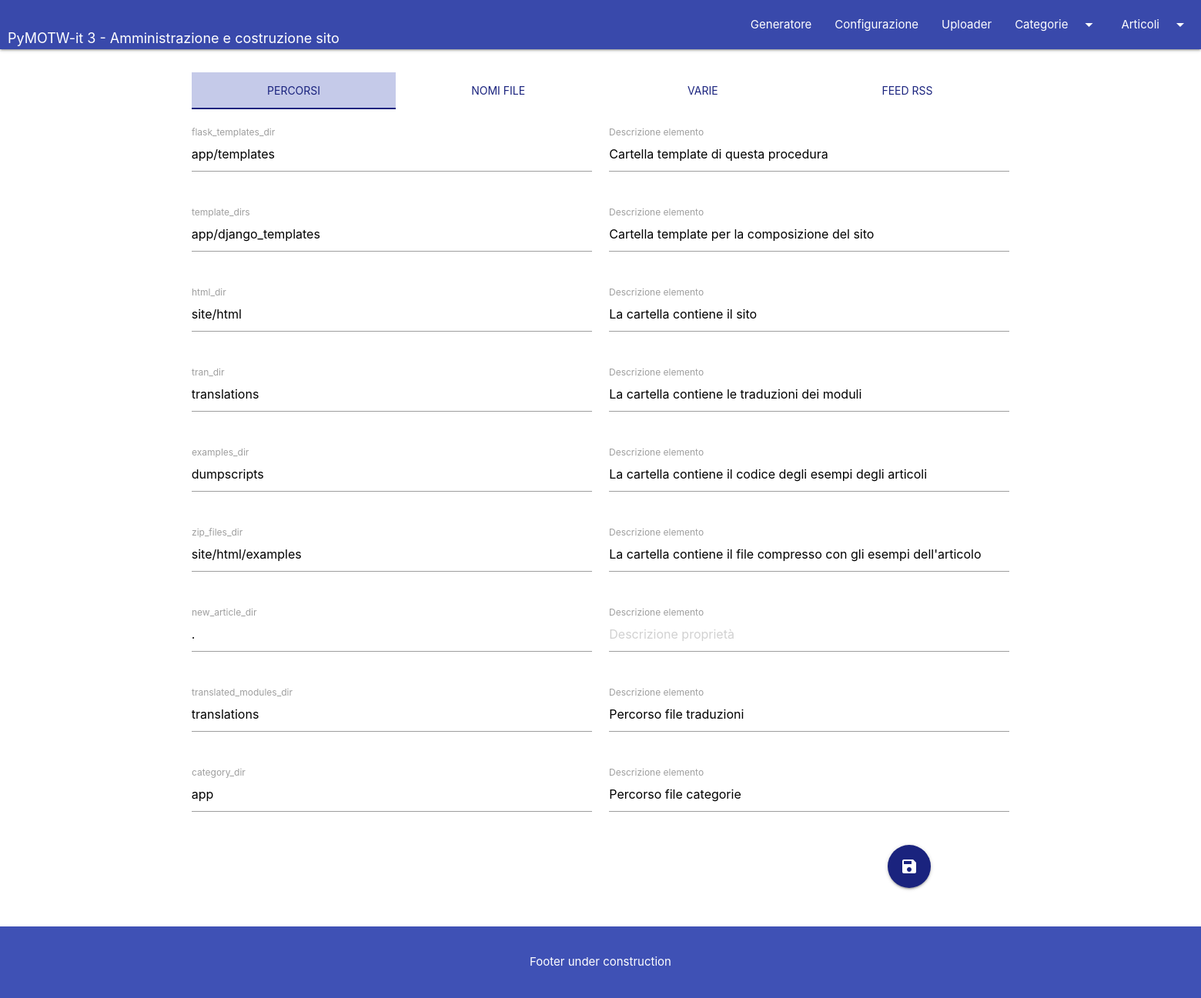
Before: /config with the older database file.
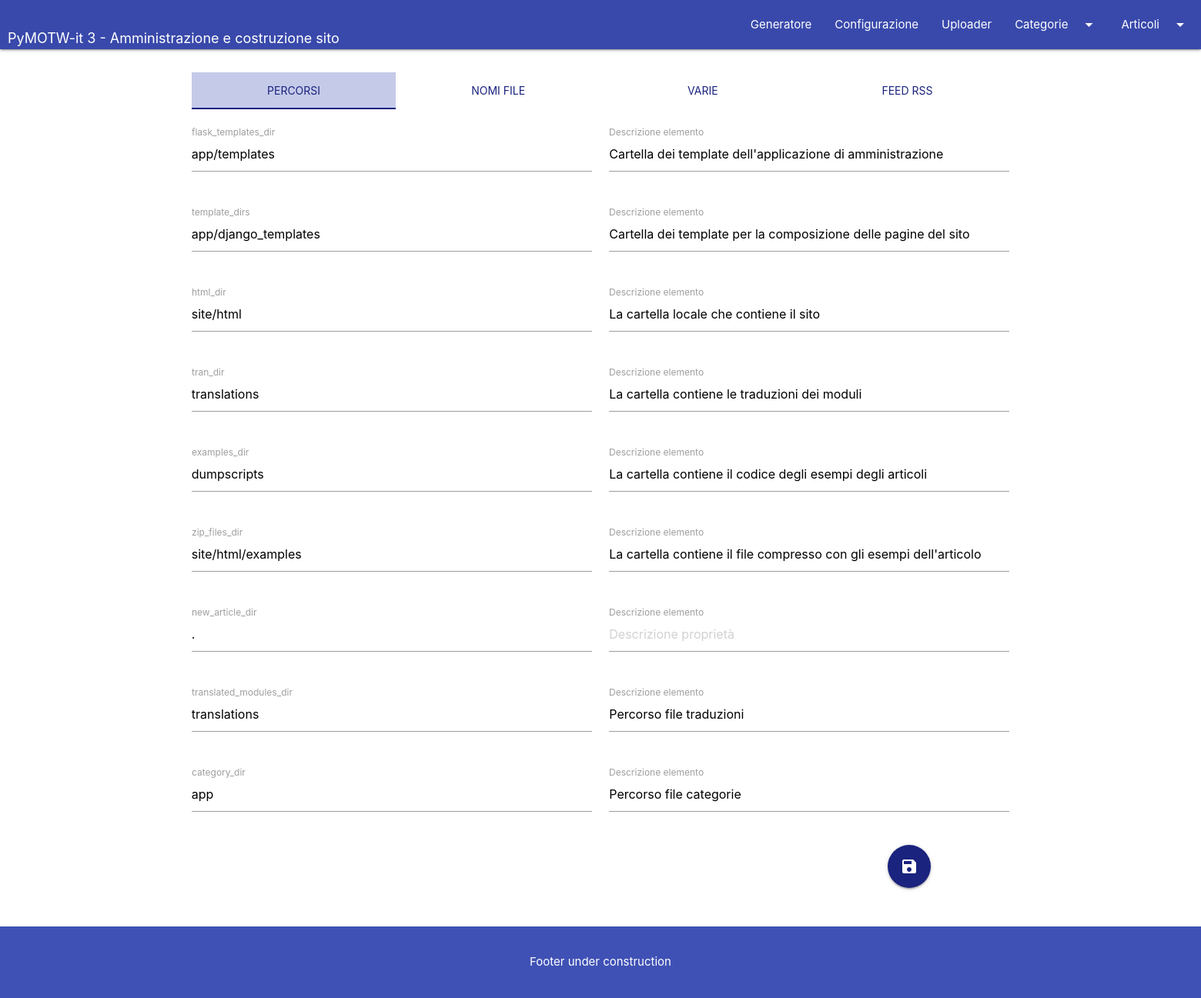
After: the same page with the newer database file.
### app/models.py (models this page shows, shortened)
class GeneratorConfig(db.Model):
    id = db.Column(db.Integer, primary_key=True)
    conf_key = db.Column(db.String(50), nullable=False, unique=True)
    conf_value = db.Column(db.String(256), nullable=False)
    conf_tag = db.Column(db.String(30), nullable=False)
    conf_tip = db.Column(db.String)
    conf_tabname = db.Column(db.String, nullable=False)
    @staticmethod
    def parse_config() -> Tuple[DefaultDict[str, List['GeneratorConfig']],
                                List['GeneratorConfig']]:
        retval = defaultdict(list)
        objlist = list()
        for rk in GeneratorConfig.query.all():
            retval[rk.conf_tabname].append(rk)
            objlist.append(rk)
        return retval, objlist

### app/routes/main.py (the view)
@main.route('/config', methods=['GET', 'POST'])
def config():
    parameters, objlist = GeneratorConfig.parse_config()
    if request.method == 'POST':
        category, prompt = GeneratorConfig.update_config(objlist, request.form)
        flash(category, prompt)
        return redirect(url_for('main.config'))
    return render_template('config.html',
                           parameters=parameters, title='Configurazione')

### app/templates/config.html (shortened to what this page needs)
{% extends "base.html" %}
{% block content %}
  <div class="container">
    <div class="row">
      <div class="col s12 mb-4">
        <ul class="tabs" id="configTabs">
          {% for k, v in parameters.items() %}
            <li class="tab col s3">
              <a href="#{{ k }}"
                 class="{% if loop.index == 1 %}active{% endif %}">
                <span
                    class="indigo-text text-darken-4">{{ v[0].conf_tag | title }}</span></a>
            </li>
          {% endfor %}
        </ul>
      </div>
      <form action="" id="frm{{ k }}" method="post">
        {% for k, v in parameters.items() %}
          <div id="{{ k }}" class="col s12">
            {% for item in v %}
              <div class="row">
                <div class="input-field col s12 m4 l6">
                  <input type="text" value="{{ item.conf_value }}"
                         name="value_{{ item.id }}">
                  <label for="value_{{ item.id }}">{{ item.conf_key }}</label>
                </div>
                <div class="input-field col s12 m8 l6">
                  <input type="text" name="tip_{{ item.id }}"
                      {% if item.conf_tip %}
                         value="{{ item.conf_tip }}"
                      {% else %}
                         placeholder="Descrizione proprietà"
                      {% endif %}
                  >
                  <label for="value_{{ item.id }}">Descrizione elemento</label>
                </div>
              </div>
            {% endfor %}
          </div>
        {% endfor %}
        <div class="row">
          <div class="col s12 offset-l10">
            <button title="Salva modifiche" type="submit"
                    class="btn btn-floating btn-large waves-effect waves-light indigo darken-4">
              <i class="material-icons">save</i></button>
          </div>
        </div>
      </form>
    </div>
  </div>
{% endblock %}

### app/templates/base.html (shortened to what this page needs)
<!DOCTYPE html>
<html>
<head>
  <link type="text/css" rel="stylesheet" href="/static/css/vendor/materialize.min.css"
        media="screen,projection"/>
  <link type="text/css" rel="stylesheet" href="/static/css/admin-style.css"
        media="screen,projection"/>
</head>
<body>
<header>
  <div class="navbar-fixed">
    <nav>
      <div class="nav-wrapper indigo darken-1">
        <a href="#" class="brand-logo logo-margin valign-wrapper hide-on-med-and-down">
          <p class="logo-font-size">PyMOTW-it 3 - Amministrazione e costruzione sito</p>
        </a>
        <ul id="nav-mobile" class="right hide-on-med-and-down">
          <li><a href="{{ url_for('main.generator') }}">Generatore</a></li>
          <li><a href="{{ url_for('main.config') }}">Configurazione</a></li>
          <li><a href="#">Uploader</a></li>
          <li><a class="dropdown-trigger" href="#!" data-target="dropdown1">Categorie<i
              class="material-icons right">arrow_drop_down</i></a></li>
          <li><a class="dropdown-trigger" href="#!" data-target="dropdownArt">Articoli<i
              class="material-icons right">arrow_drop_down</i></a></li>
        </ul>
      </div>
    </nav>
  </div>
</header>
<main>
  <div id="main">
    {% block content %}
    {% endblock %}
  </div>
</main>
<footer class="page-footer indigo darker-4 valign-wrapper">
  <div class="row ">
    <div class="col 16 s12">
      <p class="white-text text-lighten-4">
        Footer under construction
      </p>
    </div>
  </div>
</footer>
</body>
</html>

### app/static/css/admin-style.css (style rules this page uses)
:root { --head-color: #0f277b; }
main { margin: 30px 5px; min-height: 80vh; }
.logo-margin { margin-left: 10px; }
.logo-font-size { font-size: 1.2rem; }
.tabs .tab a.active { background-color: #c5cae9; }
.mb-4 { margin-bottom: 20px; }

Changed rows visible on the page:
changed GeneratorConfig "flask_templates_dir": conf_tip "Cartella template di questa procedura" → "Cartella dei template dell'applicazione di amministrazione"
changed GeneratorConfig "template_dirs": conf_tip "Cartella template per la composizione del sito" → "Cartella dei template per la composizione delle pagine del sito"
changed GeneratorConfig "html_dir": conf_tip "La cartella contiene il sito" → "La cartella locale che contiene il sito"
